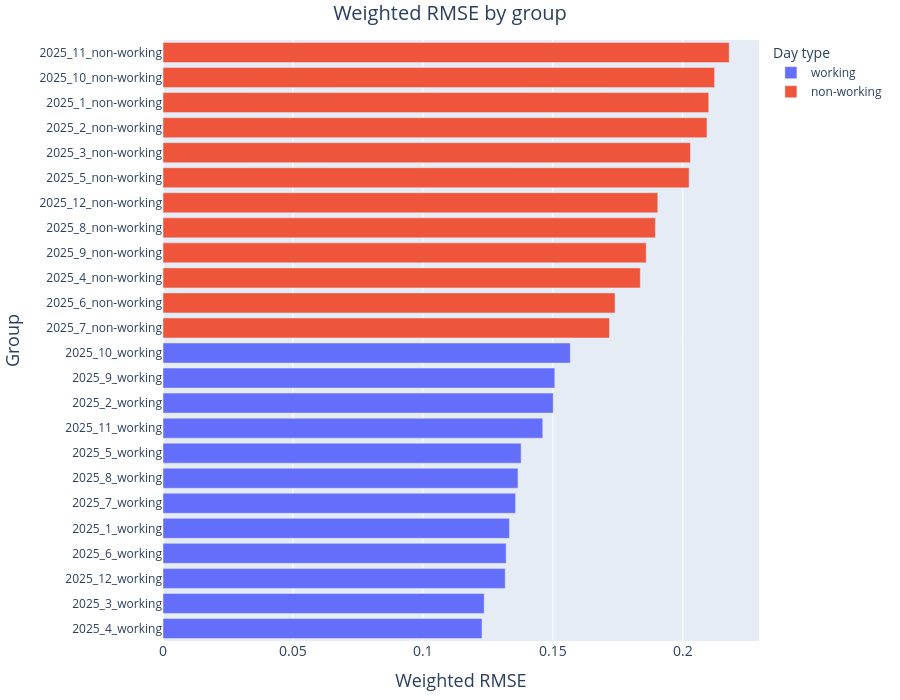

Notebook source saved alongside this figure:
### Markdown cell above
**Plot the ranked overview.** Sort the groups from best to worst so the largest bars identify the groups that warrant further inspection.

### Code cell
group_accuracy_plot = group_accuracy.reset_index().sort_values(
    "weighted_rmse",
    ascending=True,
)

fig = px.bar(
    group_accuracy_plot,
    x="weighted_rmse",
    y="group_id",
    color="day_type",
    orientation="h",
    custom_data=[
        "month",
        "day_type",
        "n_days",
        "n_clusters",
        "weighted_rmse_duration",
    ],
    labels={
        "weighted_rmse": "Weighted RMSE",
        "group_id": "Group",
        "day_type": "Day type",
    },
)

fig.update_traces(
    hovertemplate=(
        "Group: %{y}<br>"
        "Month: %{customdata[0]}<br>"
        "Day type: %{customdata[1]}<br>"
        "Original days: %{customdata[2]:.0f}<br>"
        "Clusters: %{customdata[3]:.0f}<br>"
        "Weighted RMSE: %{x:.4f}<br>"
        "Weighted duration RMSE: %{customdata[4]:.4f}"
        "<extra></extra>"
    ),
)
fig.update_layout(
    title={
        "text": "Weighted RMSE by group",
        "x": 0.5,
        "font_size": 20,
    },
    autosize=True,
    width=None,
    height=700,
    margin={"l": 20, "r": 20, "t": 40, "b": 20},
)
fig.update_xaxes(title_font_size=18, tickfont={"size": 14})
fig.update_yaxes(title_font_size=18, tickfont={"size": 12})

fig.show()

### Figure 1 — Plotly figure (JSON) as saved in the notebook; plotly's stock layout.template omitted (floating-point values rounded to 4 significant figures)
{"data": [{"customdata": [[4, "working", 22, 5, 0.05161], [3, "working", 21, 5, 0.06135], [12, "working", 23, 5, 0.0644], [6, "working", 21, 5, 0.04977], [1, "working", 23, 5, 0.06471], [7, "working", 23, 5, 0.07956], [8, "working", 21, 5, 0.04872], [5, "working", 22, 5, 0.04503], [11, "working", 20, 5, 0.05898], [2, "working", 20, 5, 0.06793], [9, "working", 22, 5, 0.0547], [10, "working", 23, 5, 0.05825]], "hovertemplate": "Group: %{y}<br>Month: %{customdata[0]}<br>Day type: %{customdata[1]}<br>Original days: %{customdata[2]:.0f}<br>Clusters: %{customdata[3]:.0f}<br>Weighted RMSE: %{x:.4f}<br>Weighted duration RMSE: %{customdata[4]:.4f}<extra></extra>", "legendgroup": "working", "marker": {"color": "#636efa", "pattern": {"shape": ""}}, "name": "working", "orientation": "h", "showlegend": true, "textposition": "auto", "type": "bar", "x": [0.1227, 0.1236, 0.1317, 0.132, 0.1333, 0.1357, 0.1366, 0.1378, 0.1461, 0.1501, 0.1508, 0.1567], "xaxis": "x", "y": ["2025_4_working", "2025_3_working", "2025_12_working", "2025_6_working", "2025_1_working", "2025_7_working", "2025_8_working", "2025_5_working", "2025_11_working", "2025_2_working", "2025_9_working", "2025_10_working"], "yaxis": "y"}, {"customdata": [[7, "non-working", 8, 2, 0.1254], [6, "non-working", 9, 2, 0.1276], [4, "non-working", 8, 2, 0.1223], [9, "non-working", 8, 2, 0.1201], [8, "non-working", 10, 2, 0.1317], [12, "non-working", 8, 2, 0.1614], [5, "non-working", 9, 2, 0.1182], [3, "non-working", 10, 2, 0.1425], [2, "non-working", 8, 2, 0.1293], [1, "non-working", 8, 2, 0.1465], [10, "non-working", 8, 2, 0.1375], [11, "non-working", 10, 2, 0.1274]], "hovertemplate": "Group: %{y}<br>Month: %{customdata[0]}<br>Day type: %{customdata[1]}<br>Original days: %{customdata[2]:.0f}<br>Clusters: %{customdata[3]:.0f}<br>Weighted RMSE: %{x:.4f}<br>Weighted duration RMSE: %{customdata[4]:.4f}<extra></extra>", "legendgroup": "non-working", "marker": {"color": "#EF553B", "pattern": {"shape": ""}}, "name": "non-working", "orientation": "h", "showlegend": true, "textposition": "auto", "type": "bar", "x": [0.1718, 0.1739, 0.1837, 0.1859, 0.1895, 0.1904, 0.2024, 0.2029, 0.2093, 0.21, 0.2122, 0.2179], "xaxis": "x", "y": ["2025_7_non-working", "2025_6_non-working", "2025_4_non-working", "2025_9_non-working", "2025_8_non-working", "2025_12_non-working", "2025_5_non-working", "2025_3_non-working", "2025_2_non-working", "2025_1_non-working", "2025_10_non-working", "2025_11_non-working"], "yaxis": "y"}], "layout": {"autosize": true, "barmode": "relative", "height": 700, "legend": {"title": {"text": "Day type"}, "tracegroupgap": 0}, "margin": {"b": 20, "l": 20, "r": 20, "t": 40}, "title": {"font": {"size": 20}, "text": "Weighted RMSE by group", "x": 0.5}, "xaxis": {"anchor": "y", "domain": [0, 1], "tickfont": {"size": 14}, "title": {"font": {"size": 18}, "text": "Weighted RMSE"}}, "yaxis": {"anchor": "x", "domain": [0, 1], "tickfont": {"size": 12}, "title": {"font": {"size": 18}, "text": "Group"}}}}
